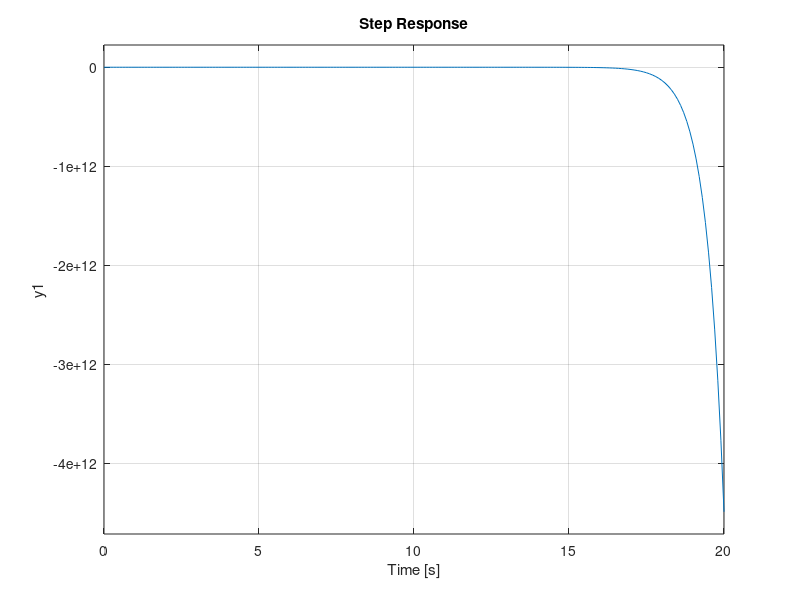

Here is the MATLAB script that generated this plot:
%Clear
clear
clc
close all


%% Define G1, G2, G3, H1, H2, AND H3
G1_num = [1];
G1_den = [1 0 0];

G2_num = [1];
G2_den = [1 1];

G3_num = [1];
G3_den = [1 0];

G4_num = [1];
G4_den = [2 0];

H1_num = [1];
H1_den = [1 0];

H2_num = [1];
H2_den = [1 -1];

H3_num = [1];
H3_den = [1 -2];

%% Reduce Block Diagrams

%% For Transfer Function 1
G3G4_num = conv(G3_num,G4_num);
G3G4_den = conv(G3_den,G4_den);

G3G4H3_num =  conv(G3G4_num,H3_num);
G3G4H3_den =  conv(G3G4_den,H3_den);

G3G4H3_den_sum = [2 -4 0 1];

TF1_num = conv(G3_num,G3G4H3_den);
TF1_den = conv(G3_den,G3G4H3_den_sum);
TF1 = tf(TF1_num,TF1_den)


%% For Transfer Function 2
G2G3_num = conv(G2_num,G3_num);
G2G3_den = conv(G2_den,G3_den);

G2G3H2_num = conv(G2G3_num,H2_num);
G2G3H2_den = conv(G2G3_den,H2_den);

G2G3H2_den_sum = [2 -4 -2 7 -4 -1 0];

TF2_num = conv(G3G4H3_den,G2G3H2_den);
TF2_den = conv(G2G3_den,G2G3H2_den_sum);
TF2 = tf(TF2_num,TF2_den)

%% For Transfer Function 3
G1G4_num = conv(G1_num,G4_num);
G1G4_den = conv(G1_den,G4_den);

G1G2G3G4_num = conv(G1G4_num,G2G3_num);
G1G2G3G4_den = conv(G1G4_den,G2G3_den);

G1G2G3G4H1_num = conv(G1G2G3G4_num,H1_num);
G1G2G3G4H1_den = conv(G1G2G3G4_den,H1_den);

G1G2G3G4H1_den_sum = [4 -4 -12 12 6 -10 0 -4 -2 4 0 0 0];

TF3_num = conv(TF2_num,G1G2G3G4H1_den);
TF3_den = conv(G1G2G3G4_den,G1G2G3G4H1_den_sum);
TF3 = tf(TF3_num,TF3_den)

%step response
step(TF3,0:0.1:20)

figure

